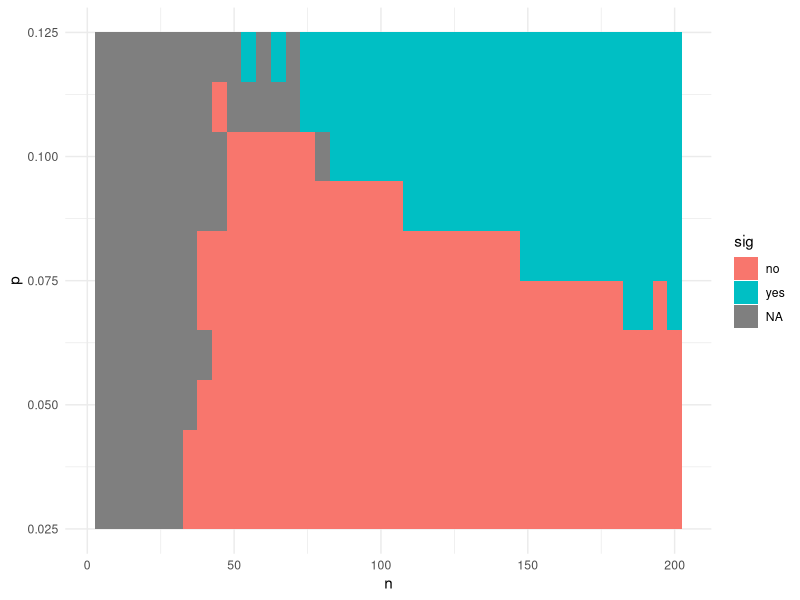
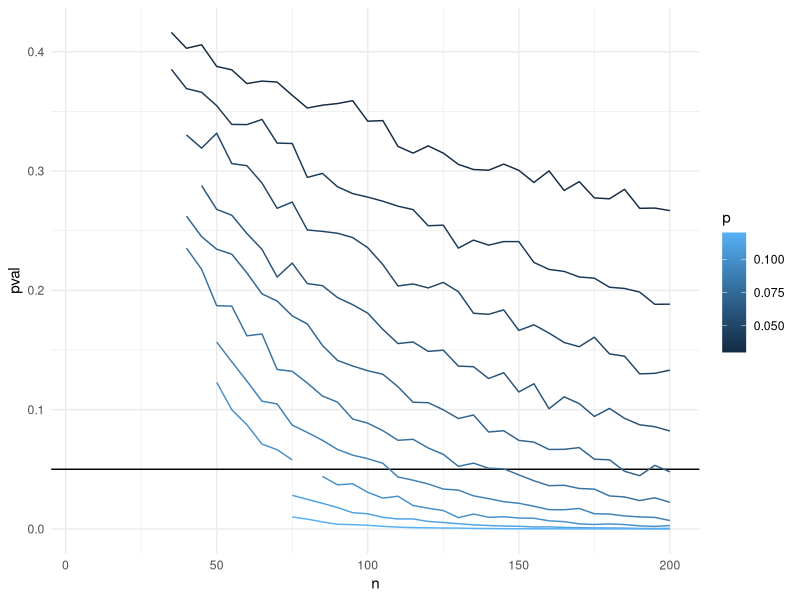

Recreate these plots in R, in order. (Note: this script raises an error after producing the figures.)
## Model only with PCA 0.1 and 1 distance factors

library(tidyverse)

set.seed(20250107)

##### To conduct power analysis

p1 <- 0.88 ## from collected data
p2_seq <- p1 + seq(0.03, 0.12, 0.01) ## from collected data (1)
#p2_seq <- 1 ## from collected data
actual_p2 <- 1 ## from collected data
ntrials <- 1000
n_seq <- seq(5, 200, 5)

prob <- NULL
for (j in 1:length(n_seq)) {
  for (k in 1:length(p2_seq)) {
    n <- n_seq[j]
    p2 <- p2_seq[k]
    dif <- NULL; pval <- NULL; pdetect <- NULL
    for (i in 1:ntrials) {
      d1 <- rbinom(n, 1, p1)
      d2 <- rbinom(n, 1, p2)
      dif <- c(dif, (sum(d1)-sum(d2))/n)
      pval <- c(pval, prop.test(x=c(sum(d1), sum(d2)), n=c(n, n),
                                alternative="less")$p.value)
      pdetect <- c(pdetect,
                   ifelse(prop.test(x=c(sum(d1), sum(d2)), n=c(n, n),
                                    alternative="less")$p.value < 0.05, 1, 0))
    }
    prob <- rbind(prob, cbind(n, p2, mean(dif), mean(pval), sum(pdetect)/ntrials))
  }
  cat(j, "\n")
}

prob_tb <- tibble(n = prob[,1],
                  p2 = prob[,2],
                  p = prob[,2]-p1,
                  dif = prob[,3],
                  pval = prob[,4],
                  pdetect = prob[,5]
) |>
  mutate(sig = ifelse(pval < 0.05, "yes", "no"))
ggplot(prob_tb, aes(x=n, y=p, fill=sig)) +
  geom_tile() +
  theme_minimal()

ggplot(prob_tb, aes(x=n, y=pval, group=p, colour=p)) +
  geom_hline(yintercept=0.05) +
  geom_line() +
  theme_minimal()

## Optimal sample size
prob_tb_opt <- prob_tb |>
  filter(p >= (actual_p2 - p1)) |>
  filter(p <= (actual_p2 - p1 + 0.01))

ggplot(prob_tb, aes(x=n, y=pdetect, group=p, colour=p)) +
  geom_line() +
  geom_vline(xintercept = 55, linetype = "dashed") +
  geom_hline(yintercept = 0.8) +
  scale_color_continuous_diverging(palette = "Purple-Brown") +
  theme_minimal()

## Run only once
write_rds(prob_tb, "data/pca_0.1_1_four_clust_sample_size_determination.rds")
